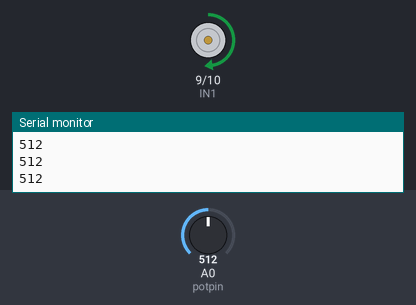
The sketch below on a simulated Arduino Uno, built with avr-gcc and run on an emulated ATmega328P. On the bench: motor-driver pin pairs drawn as motors (green arrow = first pin HIGH = forward, orange = second pin HIGH = backward, longer = more drive), the last lines printed to the serial monitor. The inputs (shaded band) are chosen by the test bench; at power-on: A0 (potpin) = 512.

Above: at 1.2 s.
1.3 s: A0 (potpin) set to 716
At 2.4 s:
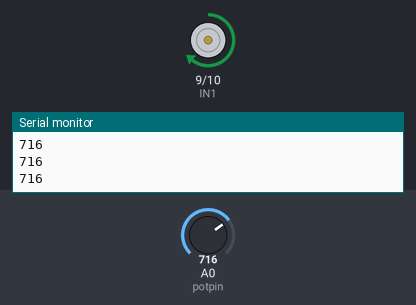
2.8 s: A0 (potpin) set to 900
At 3.7 s:
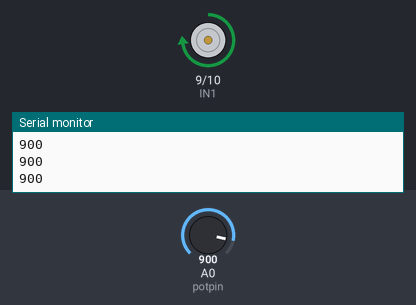
4.3 s: A0 (potpin) set to 122
At 5.0 s:
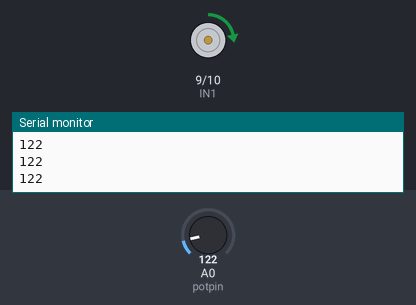
5.8 s: A0 (potpin) set to 0
At 6.3 s:
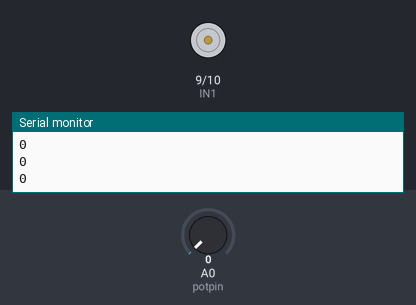
Timing chart, 0 to 8.3 s (numbered marks = the images above; inputs shaded):
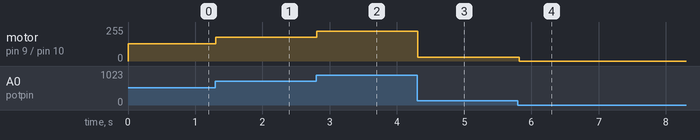

The sketch:

dc_motor.ino
```cpp
int IN1 = 9;
int IN2 = 10;

int potpin = 0; // A0

void setup()
{
    Serial.begin(9600);
    pinMode(IN1, OUTPUT);
    pinMode(IN2, OUTPUT);
}

void loop()
{

    // doc val tu bien tro
    int val = analogRead(potpin);
    Serial.println(val);

    int speed = val / 4;

    // -> run with speed by val
    motorRun(speed);

    // -> spin with max speed
    // motorRun(-1);

    // -> spin with speed by val (reverse)
    // motorRunReverse(speed);

    // -> spin with max speed (reverse)
    // motorRunReverse(-1);

    // -> stop motor
    // motorStop();

    delay(100);
}

void motorStop()
{
    digitalWrite(IN1, LOW);
    digitalWrite(IN2, LOW);
}

void motorRun(int speed)
{
    if (speed == -1)
    {
        digitalWrite(IN1, HIGH);
        digitalWrite(IN2, LOW);
    }

    if (speed != -1)
    {
        analogWrite(IN1, speed);
        digitalWrite(IN2, LOW);
    }
}

void motorRunReverse(int speed)
{
    if (speed == -1)
    {
        digitalWrite(IN1, LOW);
        digitalWrite(IN2, HIGH);
    }

    if (speed != -1)
    {
        analogWrite(IN1, LOW);
        digitalWrite(IN2, speed);
    }
}
```

Measured:
- after the input at 1.3 s, motor on pin 9 (IN1) / pin 10 (IN2): forward 128/255 → forward 179/255 at once
- after the input at 2.8 s, motor on pin 9 (IN1) / pin 10 (IN2): forward 179/255 → forward 225/255 at once
- after the input at 4.3 s, motor on pin 9 (IN1) / pin 10 (IN2): forward 225/255 → forward 30/255 at once
- after the input at 5.8 s, motor on pin 9 (IN1) / pin 10 (IN2): forward 30/255 → stopped at once
